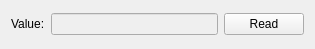
<?xml version="1.0" encoding="UTF-8"?>
<ui version="4.0">
    <class>DigitalInput</class>
    <widget class="QWidget" name="DigitalInput">
        <property name="geometry">
            <rect>
                <x>0</x>
                <y>0</y>
                <width>315</width>
                <height>49</height>
            </rect>
        </property>
        <property name="windowTitle">
            <string>Form</string>
        </property>
        <layout class="QVBoxLayout" name="verticalLayout">
            <item>
                <layout class="QHBoxLayout" name="horizontalLayout">
                    <item>
                        <widget class="QLabel" name="label">
                            <property name="text">
                                <string>Value:</string>
                            </property>
                        </widget>
                    </item>
                    <item>
                        <widget class="QLineEdit" name="lineEdit_value">
                            <property name="enabled">
                                <bool>false</bool>
                            </property>
                        </widget>
                    </item>
                    <item>
                        <widget class="QPushButton" name="pushButton_read">
                            <property name="text">
                                <string>Read</string>
                            </property>
                        </widget>
                    </item>
                </layout>
            </item>
        </layout>
    </widget>
    <resources/>
    <connections/>
</ui>
